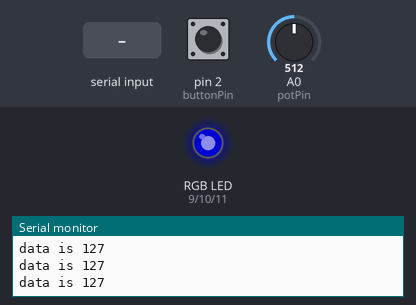
A sketch run on a simulated Arduino Uno, built with avr-gcc and run on an emulated ATmega328P. Shown: an RGB LED mixed from three pins (HIGH = lit), the last lines printed to the serial monitor. The test bench sets the inputs (shaded band); at power-on: A0 (potPin) = 512, pin 2 (buttonPin) HIGH. Dim RGB values are drawn brighter than linear.

Above: at 1.2 s.
1.3 s: A0 (potPin) set to 122
At 1.9 s:
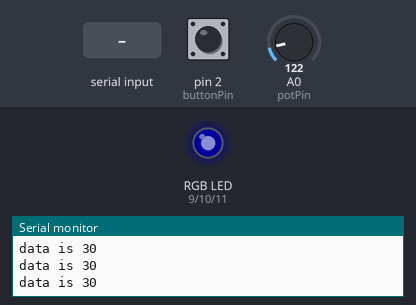
2.8 s: pin 2 (buttonPin) pulled LOW for 0.15 s
At 2.88 s:
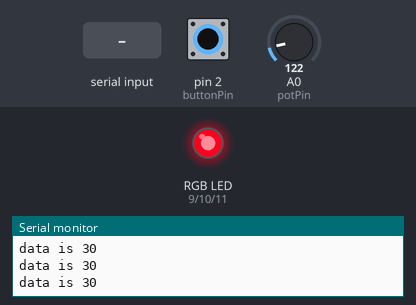
4.4 s: "1" received over Serial
At 4.8 s:
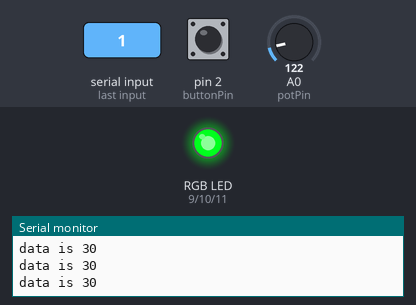
5.9 s: A0 (potPin) set to 511
At 6.3 s:
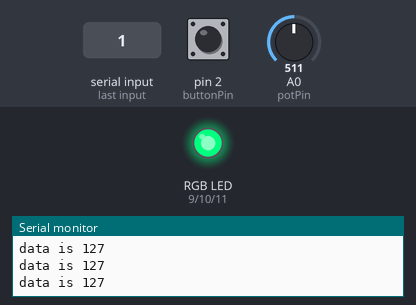
7.4 s: A0 (potPin) set to 0
At 8.6 s:
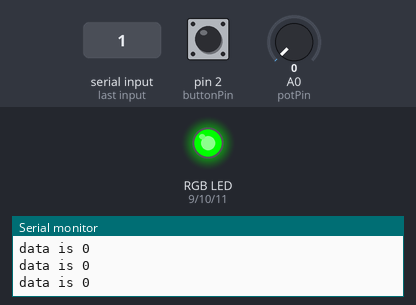
8.9 s: "0" received over Serial
At 9.3 s:
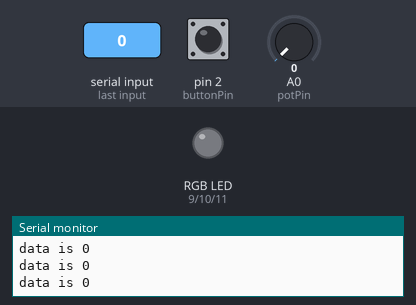
Timing chart, 0 to 11.4 s (numbered marks = the images above; inputs shaded):
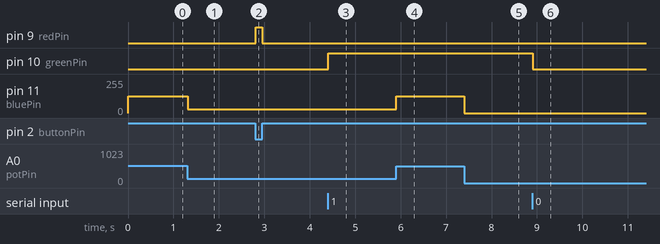

The sketch:

task1-2.ino
```cpp
const int redPin = 9;
const int greenPin = 10;
const int bluePin = 11;

const int buttonPin = 2;
const int potPin = A0;

bool greenOn = false;

void setup() {
  pinMode(redPin, OUTPUT);
  pinMode(greenPin, OUTPUT);
  pinMode(bluePin, OUTPUT);

  pinMode(buttonPin, INPUT);

  Serial.begin(9600);
}

void loop() {
  // B：variable resistor
  int val = analogRead(potPin);
  int blueBrightness = map(val, 0, 1023, 0, 255);
  analogWrite(bluePin, blueBrightness);

  Serial.print("data is ");
  Serial.println(blueBrightness);
  // R：button
  if (digitalRead(buttonPin) == LOW) {
    analogWrite(redPin, 255);
  } else {
    analogWrite(redPin, 0);
  }

  // G：Serial input
  if (Serial.available() > 0) {
    char input = Serial.read();

    if (input == '1') {
      greenOn = true;
    }

    if (input == '0') {
      greenOn = false;
    }
  }

  if (greenOn) {
    analogWrite(greenPin, 255);
  } else {
    analogWrite(greenPin, 0);
  }
}
```

Measured:
- after the input at 1.3 s, pin 11 (bluePin): 127/255 → 30/255 at once
- after the input at 2.8 s, pin 9 (redPin): LOW → HIGH at once, → LOW 0.15 s later
- after the input at 4.4 s, pin 10 (greenPin): LOW → HIGH at once
- after the input at 5.9 s, pin 11 (bluePin): 30/255 → 127/255 at once
- after the input at 7.4 s, pin 11 (bluePin): 127/255 → 0/255 at once
- after the input at 8.9 s, pin 10 (greenPin): HIGH → LOW at once
